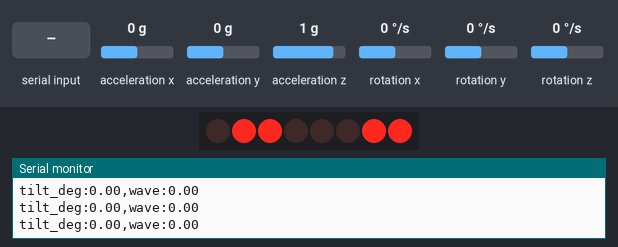
Bench run of a program on a simulated ESP32. On the bench: 8 port-expander outputs drawn as a row of LEDs (first output left, lit = HIGH), the last lines printed to the serial monitor. Wiring (inferred from the names in the program): PCF8574 port expander at I2C address 0x20; MPU-6050 motion sensor at I2C address 0x68. Wiring (inferred from the signals the program sends): row of LEDs: on Q0, Q1, Q2, Q3, Q4, Q5, Q6, Q7. Inputs (shaded band) come from the test bench; at power-on: rotation x 0 °/s, acceleration x 0 g, acceleration y 0 g, acceleration z 1 g, rotation y 0 °/s, rotation z 0 °/s.

Above: at 4.1 s.
4.2 s: "t" received over Serial
At 5.2 s:
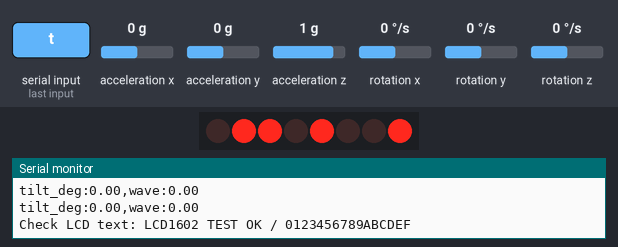
7.2 s: rotation x set to -192 °/s
At 8.3 s:
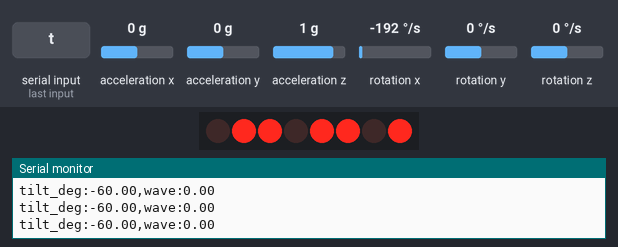
9.2 s: acceleration x set to -1.4 g
At 11.4 s:
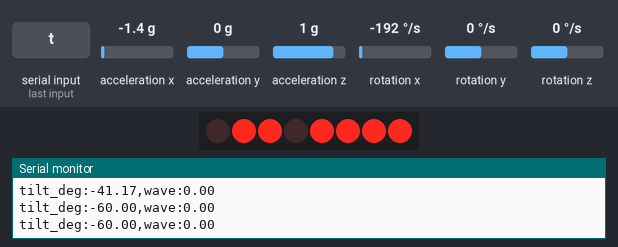
12.2 s: acceleration x set to 0 g
13.7 s: rotation x set to -100 °/s
At 16.7 s:
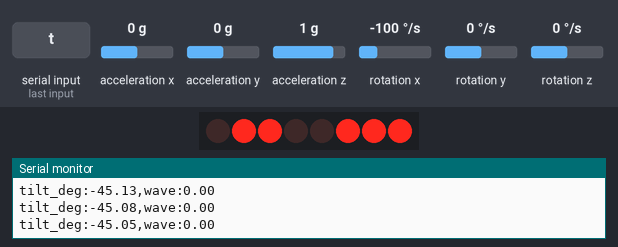
Timing chart, 0 to 17.0 s (numbered marks = the images above; inputs shaded):
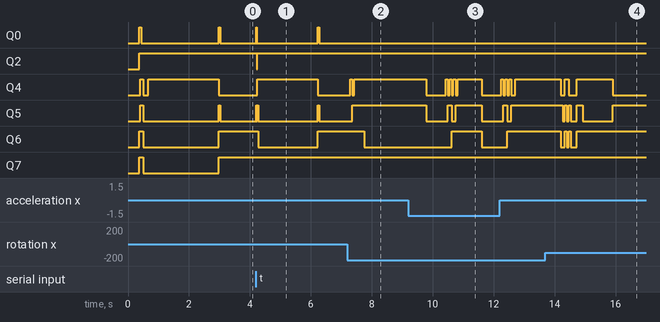

Measured:
- after the input at 4.2 s, Q0: alternates HIGH for 0.04 s and LOW for 2.0 s, starting at once; Q2: HIGH → LOW at once, → HIGH 0.01 s later; Q4: LOW → HIGH at once, → LOW 2.0 s later; Q5: goes HIGH 0.03 s, LOW 0.01 s, HIGH 0.04 s, LOW 2.0 s, HIGH 0.05 s, then LOW, starting at once; Q6: HIGH → LOW after 0.08 s, → HIGH 2.0 s later
- after the input at 7.2 s, Q4: LOW → HIGH after 0.09 s, → LOW 0.07 s later, → HIGH 0.06 s later; Q5: LOW → HIGH after 0.16 s; Q6: HIGH → LOW after 0.56 s
- after the input at 9.2 s, Q4: goes LOW 0.64 s, 3 × (HIGH 0.06 s, LOW 0.06 s), HIGH 0.80 s, then LOW, starting after 0.59 s; Q5: goes LOW 0.70 s, HIGH 0.13 s, LOW 0.13 s, HIGH 0.86 s, then LOW, starting after 0.59 s; Q6: LOW → HIGH after 1.4 s, → LOW 1.0 s later
- after the input at 13.7 s, Q4: goes LOW 0.13 s, HIGH 0.13 s, LOW 0.26 s, HIGH 1.2 s, then LOW, starting after 0.50 s; Q6: goes LOW 0.13 s, HIGH 0.06 s, LOW 0.07 s, HIGH 0.06 s, LOW 0.20 s, then HIGH, starting after 0.50 s

The program:

main.cpp
```cpp
#include <Arduino.h>
#include <Wire.h>
#include <math.h>
#include "Config.h"
#include "LiquidMath.h"
constexpr float PI_F = Liquid::PI_F;
uint8_t lcdAddress = 0, mpuAddress = 0;
bool lcdReady = false;
float roll = 0, zeroRoll = 0, gyroBias = 0;
float tilt = 0, previousTilt = 0, wave = 0, waveSpeed = 0;
uint8_t previousCells[2][16];
uint32_t lastSample = 0, lastFrame = 0, lastLog = 0;

float limit(float v, float lo, float hi) { return fmaxf(lo, fminf(hi, v)); }
float wrap(float a) { return atan2f(sinf(a), cosf(a)); }

bool responds(uint8_t address) {
  Wire.beginTransmission(address);
  return Wire.endTransmission() == 0;
}

bool writeReg(uint8_t reg, uint8_t value) {
  Wire.beginTransmission(mpuAddress);
  Wire.write(reg);
  Wire.write(value);
  return Wire.endTransmission() == 0;
}

bool readRegs(uint8_t reg, uint8_t *data, uint8_t size) {
  Wire.beginTransmission(mpuAddress);
  Wire.write(reg);
  if (Wire.endTransmission(false) != 0) return false;
  if (Wire.requestFrom(mpuAddress, size) != size) {
    while (Wire.available()) Wire.read();
    return false;
  }
  for (uint8_t i = 0; i < size; ++i) data[i] = Wire.read();
  return true;
}

// RW always low: use command delays instead of reading the LCD busy flag.
bool lcdNibble(uint8_t nibble, bool data) {
  const uint8_t value = (nibble << 4) | LCD_BL | (data ? LCD_RS : 0);
  Wire.beginTransmission(lcdAddress);
  Wire.write(value);
  Wire.write(value | LCD_EN);
  Wire.write(value);
  return Wire.endTransmission() == 0;
}

bool lcdByte(uint8_t value, bool data = false) {
  if (!lcdNibble(value >> 4, data) || !lcdNibble(value & 15, data)) return false;
  if (!data && (value == 0x01 || value == 0x02)) delay(2);
  else delayMicroseconds(50);
  return true;
}

bool lcdPosition(uint8_t x, uint8_t row) {
  return lcdByte(0x80 | (row == 0 ? 0x00 : 0x40) | x);
}

bool lcdText(const char *text, uint8_t row = 0) {
  if (!lcdPosition(0, row)) return false;
  for (int i = 0; text[i] && i < 16; ++i)
    if (!lcdByte((uint8_t)text[i], true)) return false;
  return true;
}

void halt(const char *message) {
  Serial.println(message);
  if (lcdReady) { lcdByte(0x01); lcdText(message); }
  for (;;) delay(100);
}

bool startLcd() {
  // Only one PCF8574 backpack is expected. ACK cannot verify its pin mapping.
  for (uint8_t a = 0x20; a <= 0x27 && !lcdAddress; ++a)
    if (responds(a)) lcdAddress = a;
  for (uint8_t a = 0x38; a <= 0x3F && !lcdAddress; ++a)
    if (responds(a)) lcdAddress = a;
  if (!lcdAddress) return false;
  delay(50);
  // Datasheet initialization: wake in 8-bit mode, then switch to 4-bit.
  if (!lcdNibble(3, false)) return false;
  delay(5);
  if (!lcdNibble(3, false)) return false;
  delayMicroseconds(150);
  if (!lcdNibble(3, false)) return false;
  delayMicroseconds(150);
  if (!lcdNibble(2, false)) return false;
  delayMicroseconds(150);
  if (!lcdByte(0x28) || !lcdByte(0x08) || !lcdByte(0x01) ||
      !lcdByte(0x06) || !lcdByte(0x0C)) return false;
  // Eight glyphs put a three-pixel-wide dot at vertical offsets 0..7.
  // Offset 7 is one pixel high; other glyphs are two pixels high.
  for (uint8_t y = 0; y < 8; ++y) {
    if (!lcdByte(0x40 | (y << 3))) return false;
    for (uint8_t line = 0; line < 8; ++line)
      if (!lcdByte((line == y) ? 0b11111 : 0, true)) return false;
  }
  return true;
}

bool startMpu() {
  for (uint8_t address = 0x68; address <= 0x69; ++address) {
    if (!responds(address)) continue;
    mpuAddress = address;
    uint8_t id = 0;
    // WHO_AM_I stays 0x68 when AD0 selects bus address 0x69.
    if (readRegs(0x75, &id, 1)) {
      Serial.printf("MPU at 0x%02X: WHO_AM_I=0x%02X (expected 0x68)\n", address, id);
      if (id == 0x68) break;
      if (MPU_COMPAT_WHO_AM_I != 0 && id == MPU_COMPAT_WHO_AM_I) {
        Serial.println("Nonstandard MPU ID: configured compatibility mode; verify measurements.");
        break;
      }
    } else {
      Serial.printf("MPU at 0x%02X: WHO_AM_I read failed\n", address);
    }
    mpuAddress = 0;
  }
  if (!mpuAddress || !writeReg(0x6B, 0x80)) return false;
  delay(100);
  if (!writeReg(0x6B, 0x01) || // Wake, PLL with X gyro reference.
      !writeReg(0x6C, 0x00) || // Enable every axis.
      !writeReg(0x1A, 0x04) || // DLPF accel 21 Hz / gyro 20 Hz.
      !writeReg(0x19, 0x09) || // 1 kHz / (1+9) = 100 Hz.
      !writeReg(0x1B, 0x08) || // +/-500 deg/s; 65.5 LSB/(deg/s).
      !writeReg(0x1C, 0x08))   // +/-4g; 8192 LSB/g.
    return false;
  delay(100);
  const uint8_t registers[] = {0x6B, 0x6C, 0x1A, 0x19, 0x1B, 0x1C};
  const uint8_t expected[] = {0x01, 0x00, 0x04, 0x09, 0x08, 0x08};
  for (uint8_t i = 0; i < sizeof(registers); ++i) {
    uint8_t actual = 0;
    if (!readRegs(registers[i], &actual, 1) || actual != expected[i]) {
      Serial.printf("MPU config readback failed: reg=0x%02X got=0x%02X expected=0x%02X\n",
                    registers[i], actual, expected[i]);
      return false;
    }
  }
  Serial.println("MPU config readback OK");
  return true;
}

struct Motion { float ax, ay, az, gx, gy; };
bool readMotion(Motion &m) {
  uint8_t raw[14]; // Accel XYZ, temperature, gyro XYZ.
  if (!readRegs(0x3B, raw, sizeof(raw))) return false;
  m.ax = Liquid::signed16(raw) / 8192.0f;
  m.ay = Liquid::signed16(raw + 2) / 8192.0f;
  m.az = Liquid::signed16(raw + 4) / 8192.0f;
  m.gx = Liquid::signed16(raw + 8) / 65.5f * PI_F / 180.0f;
  m.gy = Liquid::signed16(raw + 10) / 65.5f * PI_F / 180.0f;
  return true;
}

float accelAngle(const Motion &m) {
  return TILT_AXIS == 0 ? atan2f(m.ay,m.az) : atan2f(-m.ax,m.az);
}
float angularRate(const Motion &m) { return TILT_AXIS == 0 ? m.gx : m.gy; }

void calibrate() {
  if (!lcdByte(0x01) || !lcdText("Keep flat/still") ||
      !lcdText("Calibrating...", 1)) halt("LCD write failed");
  Serial.println("Keep the MPU flat and still for 2 seconds.");
  float gy = 0, ay = 0, az = 0;
  for (int i = 0; i < 200; ++i) {
    Motion m;
    if (!readMotion(m)) halt("MPU read failed");
    gy += angularRate(m); ay += TILT_AXIS == 0 ? m.ay : -m.ax; az += m.az;
    delay(10);
  }
  gyroBias = gy / 200;
  zeroRoll = atan2f(ay, az);
  roll = zeroRoll;
  tilt = previousTilt = wave = waveSpeed = 0;
  memset(previousCells, 0xFF, sizeof(previousCells));
  if (!lcdByte(0x01)) halt("LCD write failed");
  lastSample = millis();
}

void sample(float dt) {
  Motion m;
  if (!readMotion(m)) halt("MPU read failed");
  const float prediction = roll + (angularRate(m) - gyroBias) * dt;
  const float norm = sqrtf(m.ax * m.ax + m.ay * m.ay + m.az * m.az);
  // Complementary filter; suppress accelerometer correction during shocks.
  const float weight = fabsf(norm - 1) < 0.15f ? dt / (0.45f + dt) : 0;
  roll = wrap(prediction + weight * wrap(accelAngle(m) - prediction));
  tilt = DIRECTION * limit(wrap(roll - zeroRoll), -PI_F / 3, PI_F / 3);
  if (ENABLE_WAVE) {
    waveSpeed = limit(waveSpeed - 12 * (tilt - previousTilt), -25, 25);
    waveSpeed += (-49 * wave - 3.2f * waveSpeed) * dt;
    wave = limit(wave + waveSpeed * dt, -3, 3);
  }
  previousTilt = tilt;
}

void draw() {
  uint8_t cells[2][16];
  Liquid::render(tilt, wave, REST_Y, SLOPE_GAIN, cells);
  for (int row = 0; row < 2; ++row) {
    for (int x = 0; x < 16; ++x) {
      if (previousCells[row][x] == cells[row][x]) continue;
      if (!lcdPosition(x, row) || !lcdByte(cells[row][x], true)) halt("LCD write failed");
      previousCells[row][x] = cells[row][x];
    }
  }
}

void scanBus() {
  Serial.printf("I2C scan: SDA=%d SCL=%d, 7-bit addresses in hex\n", SDA_PIN, SCL_PIN);
  int found=0;
  for (uint8_t a=1;a<127;++a) if(responds(a)) { Serial.printf("  0x%02X\n",a); ++found; }
  Serial.printf("Found %d devices. MPU: 68/69. PCF8574: 20-27; PCF8574A: 38-3F.\n",found);
}
void invalidateFrame() { memset(previousCells,0xFF,sizeof(previousCells)); }
void lcdTest() {
  if (!lcdByte(0x01) || !lcdText("LCD1602 TEST OK") || !lcdText("0123456789ABCDEF",1)) halt("LCD write failed");
  Serial.println("Check LCD text: LCD1602 TEST OK / 0123456789ABCDEF");
  delay(2000);
  if (!lcdByte(0x01)) halt("LCD write failed");
  invalidateFrame();
}
void help() { Serial.println("Commands: ? help | i scan | c calibrate | t LCD text test"); }

void setup() {
  Serial.begin(115200);
  delay(300);
  Serial.printf("\nLiquid Dots - APP_MODE=%d\n", APP_MODE);
  Wire.begin(SDA_PIN,SCL_PIN);
  Wire.setClock(100000);
  Wire.setTimeOut(50);
  scanBus();
  if (APP_MODE == 1) return;
  if (APP_MODE == 3) {
    if (!startMpu()) halt("MPU not found");
    Serial.println("MPU only: ax,ay,az in g; gx,gy in rad/s");
    return;
  }
  if (!startLcd()) halt("LCD not found");
  lcdReady=true;
  Serial.printf("LCD:0x%02X\n",lcdAddress);
  if (APP_MODE == 2) { lcdTest(); return; }
  if (APP_MODE == 4) {
    Serial.println("DEMO: generated angle, no MPU measurements");
    invalidateFrame();
    return;
  }
  if (!startMpu()) halt("MPU not found");
  Serial.printf("MPU:0x%02X\n",mpuAddress);
  calibrate();
  help();
}

void loop() {
  if (Serial.available()) {
    const char command=Serial.read();
    if (command=='?') help();
    if (command=='i') { scanBus(); lastSample=millis(); }
    if (command=='c' && APP_MODE==0) calibrate();
    if (command=='t' && lcdReady) { lcdTest(); lastSample=millis(); }
  }
  const uint32_t now=millis();
  if (APP_MODE==1 || APP_MODE==2) { delay(10); return; }
  if (APP_MODE==3) {
    if (now-lastLog>=200) {
      lastLog=now;
      Motion m;
      if (!readMotion(m)) halt("MPU read failed");
      Serial.printf("ax:%.3f,ay:%.3f,az:%.3f,gx:%.3f,gy:%.3f\n",m.ax,m.ay,m.az,m.gx,m.gy);
    }
    delay(1); return;
  }
  if (APP_MODE==4) tilt=0.7f*sinf(now/1800.0f);
  else if (now-lastSample>=SAMPLE_MS) {
    const float dt=limit((now-lastSample)/1000.0f,0.001f,0.04f);
    lastSample=now;
    sample(dt);
  }
  if (now-lastFrame>=FRAME_MS) { lastFrame=now; draw(); }
  if (now-lastLog>=200) {
    lastLog=now;
    Serial.printf("tilt_deg:%.2f,wave:%.2f\n",tilt*180/PI_F,wave);
  }
  delay(1);
}
```

Config.h
```cpp
#pragma once

constexpr int SDA_PIN = 21, SCL_PIN = 22;
// This connected module reports 0x72. Set to 0 for strict MPU6050 ID (0x68).
// Compatibility must be checked using register readback and real measurements.
constexpr uint8_t MPU_COMPAT_WHO_AM_I = 0x72;
constexpr float DIRECTION = 1.0f;
constexpr float REST_Y = 11.0f;
constexpr float SLOPE_GAIN = 0.55f;
constexpr bool ENABLE_WAVE = false;
constexpr int TILT_AXIS = 0; // 0: roll quanh X; 1: pitch quanh Y.
constexpr uint32_t SAMPLE_MS = 10, FRAME_MS = 65;
// Assumed backpack wiring (not fixed by PCF8574): P0 RS, P1 RW,
// P2 E, P3 active-high BL, P4..7 D4..7. RW is always driven low.
constexpr uint8_t LCD_RS = 0x01, LCD_EN = 0x04, LCD_BL = 0x08;
#ifndef APP_MODE
#define APP_MODE 0
#endif
// 0: binh thuong; 1: scan; 2: LCD; 3: MPU; 4: LCD demo khong can MPU.
static_assert(TILT_AXIS == 0 || TILT_AXIS == 1, "TILT_AXIS must be 0 or 1");
static_assert(REST_Y >= 0 && REST_Y <= 15, "REST_Y outside display");
```

LiquidMath.h
```cpp
#pragma once
#include <stdint.h>
#include <math.h>
namespace Liquid {
constexpr float PI_F = 3.14159265f;
inline float clamp(float v, float lo, float hi) { return fmaxf(lo, fminf(hi, v)); }
inline float wrap(float a) { return atan2f(sinf(a), cosf(a)); }
inline int16_t signed16(const uint8_t *p) {
  const int32_t value = ((uint16_t)p[0] << 8) | p[1];
  return static_cast<int16_t>(value >= 32768 ? value - 65536 : value);
}
inline void render(float tilt, float wave, float rest, float gain, uint8_t cells[2][16]) {
  for (int row = 0; row < 2; ++row)
    for (int x = 0; x < 16; ++x) cells[row][x] = ' ';
  tilt = clamp(tilt, -PI_F / 3, PI_F / 3);
  for (int x = 0; x < 16; ++x) {
    const float position = x - 7.5f;
    const float y = rest + tanf(tilt) * gain * position + wave * sinf(position / 7.5f * PI_F / 2);
    const int pixel = (int)lroundf(clamp(y, 0, 15));
    cells[pixel / 8][x] = pixel % 8;
  }
}
}
```
